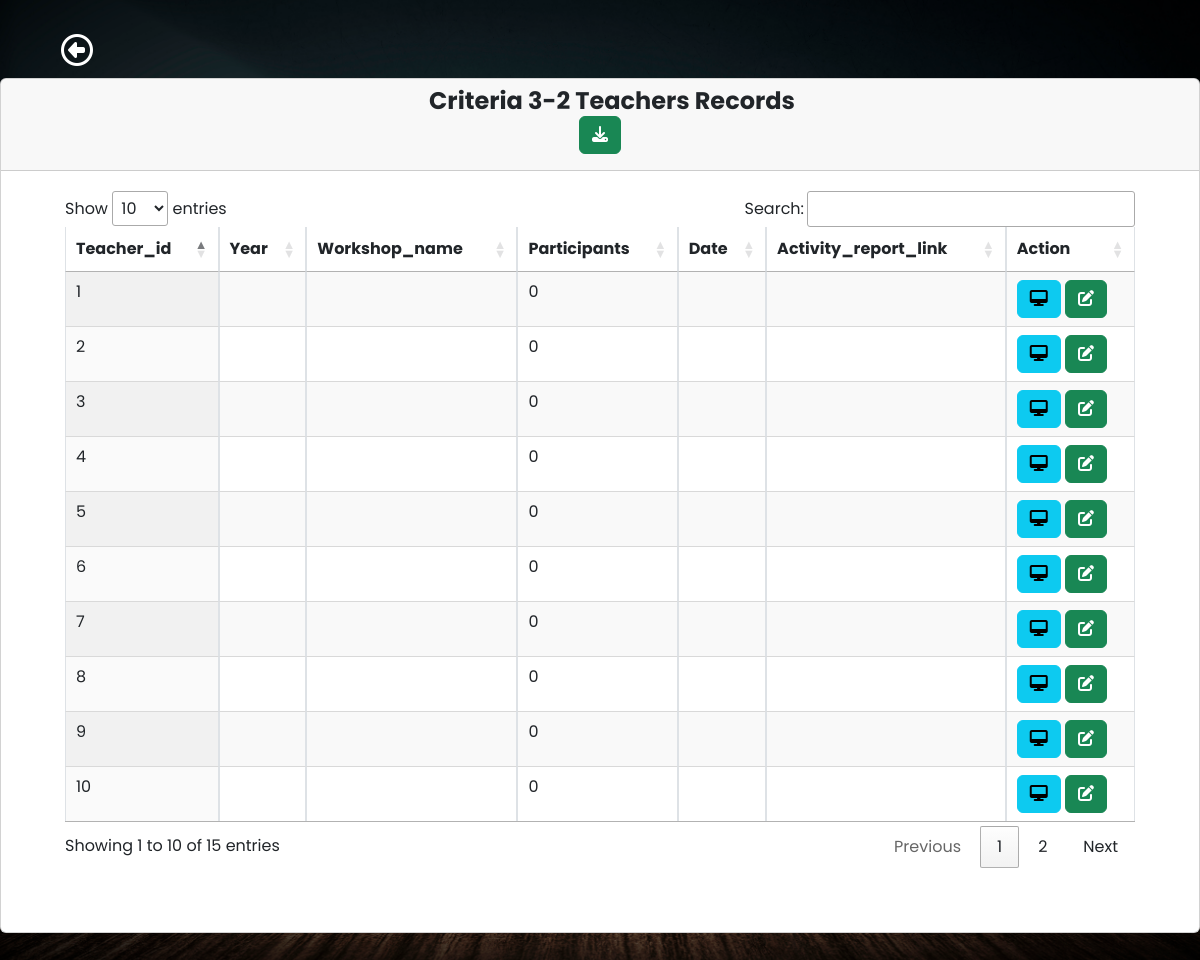
The page /criteria/criteria3-3.php on the database its author committed.
### tables this page shows
CREATE TABLE `teacherform` (
  `teacher_id` int(10) NOT NULL,
  `teacherName` varchar(100) NOT NULL,
  `pan` varchar(100) NOT NULL,
  `designation` varchar(50) NOT NULL,
  `appointmentYear` int(40) NOT NULL,
  `appointmentNature` varchar(100) NOT NULL,
  `departmentName` varchar(70) NOT NULL,
  `experienceYears` int(10) NOT NULL,
  `stillServing1` varchar(100) NOT NULL,
  `teacherNamePhD` varchar(100) NOT NULL,
  `qualificationYear` varchar(10) NOT NULL,
  `recognizedGuide` varchar(10) NOT NULL,
  `recognitionYear` int(10) NOT NULL,
  `stillServing2` varchar(10) NOT NULL,
  `researchScholar` varchar(100) NOT NULL,
  `registrationYear` int(10) NOT NULL,
  `guideAllotmentLink` date NOT NULL,
  `programmeName` varchar(50) NOT NULL,
  `programmeCode` varchar(50) NOT NULL,
  `semesterYear` varchar(10) NOT NULL,
  `lastExamDate` date NOT NULL,
  `resultDate` date NOT NULL,
  `programCode` varchar(10) NOT NULL,
  `programName` varchar(100) NOT NULL,
  `studentsAppeared` int(100) NOT NULL,
  `studentsPassed` int(100) NOT NULL,
  `teacherNameSeedMoney` varchar(100) NOT NULL,
  `seedAmount` int(10) NOT NULL,
  `yearReceived` int(10) NOT NULL,
  `policyLink` varchar(100) NOT NULL,
  `teacherNameAward` varchar(100) NOT NULL,
  `awardName` varchar(100) NOT NULL,
  `awardYear` int(10) NOT NULL,
  `awardingAgency` varchar(100) NOT NULL,
  `roomName` varchar(255) NOT NULL,
  `ictFacility` varchar(255) NOT NULL,
  `photoLink` varchar(255) NOT NULL,
  `timetable` varchar(255) NOT NULL,
  `year` varchar(10) NOT NULL,
  `budget` int(10) NOT NULL,
  `expenditure` int(10) NOT NULL,
  `totalExpenditure` int(10) NOT NULL,
  `maintenanceAcademic` int(10) NOT NULL,
  `maintenancePhysical` int(10) NOT NULL,
  `module` varchar(255) NOT NULL,
  `platform` varchar(255) NOT NULL,
  `launchDate` date NOT NULL,
  `documentLink` varchar(255) NOT NULL,
  `facility` varchar(255) NOT NULL,
  `developmentFacility` varchar(255) NOT NULL,
  `videoLink` varchar(255) NOT NULL,
  `scheme_name` varchar(255) NOT NULL,
  `gov_students` int(11) NOT NULL,
  `gov_amount` decimal(10,2) NOT NULL,
  `ngo_students` int(11) NOT NULL,
  `ngo_amount` decimal(10,2) NOT NULL,
  `ngo_name` varchar(255) NOT NULL,
  `capacity_programme` varchar(255) NOT NULL,
  `implementationDate` date NOT NULL,
  `enrolledStudents` int(11) NOT NULL,
  `agencies` text NOT NULL,
  `activity_name` varchar(255) NOT NULL,
  `students_attended` int(11) NOT NULL,
  `students_placed` int(11) NOT NULL,
  `eventDate` date NOT NULL,
  `teamIndividual` varchar(255) NOT NULL,
  `competitionLevel` varchar(255) NOT NULL,
  `eventName` varchar(255) NOT NULL,
  `pi_co_pi_name` varchar(255) NOT NULL,
  `funding_agency` varchar(255) NOT NULL,
  `type` varchar(100) NOT NULL,
  `department` varchar(255) NOT NULL,
  `funds_provided` int(10) NOT NULL,
  `duration` varchar(100) NOT NULL,
  `workshop_name` varchar(255) NOT NULL,
  `participants` int(11) NOT NULL,
  `date` varchar(100) NOT NULL,
  `activity_report_link` varchar(255) NOT NULL,
  `author_name` varchar(255) NOT NULL,
  `journal_name` varchar(255) NOT NULL,
  `publication_year` int(11) NOT NULL,
  `issn_number` varchar(255) NOT NULL,
  `journal_website` varchar(255) NOT NULL,
  `article_link` varchar(255) NOT NULL,
  `listing_status` varchar(255) NOT NULL,
  `teacher_consultants` varchar(255) NOT NULL,
  `project_name` varchar(255) NOT NULL,
  `agency_details` varchar(255) NOT NULL,
  `revenue_generated` decimal(10,2) NOT NULL,
  `trainees` int(11) NOT NULL,
  `teachers_staff_names` varchar(255) NOT NULL,
  `facilities_name_department` varchar(255) NOT NULL,
  `consultancy_name` varchar(255) NOT NULL,
  `total_amount_spent` int(10) NOT NULL,
  `organizing_unit` varchar(255) NOT NULL,
  `role` varchar(50) NOT NULL,
  `year_placement` varchar(4) NOT NULL,
  `studentName_placement` varchar(255) NOT NULL,
  `programGraduated_placement` varchar(255) NOT NULL,
  `employerName` varchar(255) NOT NULL,
  `payPackage` varchar(255) NOT NULL,
  `studentName_higher_education` varchar(255) NOT NULL,
  `institutionJoined` varchar(255) NOT NULL,
  `programAdmitted` varchar(255) NOT NULL,
  `e_governance` varchar(255) NOT NULL,
  `conference_name` varchar(255) NOT NULL,
  `conferenceName` varchar(255) NOT NULL,
  `professionalBody` varchar(255) NOT NULL,
  `amount` int(10) NOT NULL,
  `roles` varchar(255) NOT NULL,
  `from_date` date NOT NULL,
  `to_date` date NOT NULL,
  `program_title` varchar(255) NOT NULL
);

### criteria/criteria3-3.php (the view, shortened to what this page needs)
<?php
require 'dbcon.php';
?>
<!doctype html>
<html lang="en">
<head>
    <link href="https://cdn.jsdelivr.net/npm/bootstrap@5.1.3/dist/css/bootstrap.min.css" rel="stylesheet">
    <link rel="stylesheet" href="https://cdn.datatables.net/1.10.2/css/jquery.dataTables.min.css">
    <link rel="stylesheet" href="https://pro.fontawesome.com/releases/v5.10.0/css/all.css">
    <?php
    include('../students/includes/header1.php');
    ?>
</head>
<body>
    <div class="wrapper">
        <div class="main">
            <nav class="navbar navbar-expand">
                <a href="../criteria/criteria.php" class="btn btn-2xl mx-5 mt-4"><i class="fa-regular fa-circle-left fa-2xl" style="color: #fff;"></i></a>
            </nav>
            <main class="content ">
                <div class=" mb-5">
                    <div class="row">
                        <div class="col-md-12">
                            <div class="card">
                                <div class="card-header">
                                    <h4 class="text-center">&emsp;<b>Criteria 3-2 Teachers Records</b>
                                    <form method="post" action="../excel/Excel copy 15.php">
                                            <button type="submit" class="btn btn-success btn pull-right" name="export_excel"><i class="fas fa-download"></i></button>
                                        </form>
                                    </h4>
                                </div>
                                <div class="card-body m-5 mt-1">
                                    <table id="example" class="display table table-striped table-bordered table-hover" cellspacing="0" width="100%">
                                        <thead>
                                            <tr>
                                                <?php
                                                $query = "SELECT  teacher_id,year,workshop_name,participants,date,activity_report_link FROM teacherform LIMIT 1";
                                                $query_run = mysqli_query($conn, $query);
                                                $row = mysqli_fetch_assoc($query_run);
                                                foreach ($row as $key => $value) {
                                                    echo "<th>" . ucfirst($key) . "</th>";
                                                }
                                                ?>
                                                <th>Action</th>
                                            </tr>
                                        </thead>
                                        <tbody>
                                            <?php
                                            $query = "SELECT  teacher_id,year,workshop_name,participants,date,activity_report_link FROM teacherform";
                                            $query_run = mysqli_query($conn, $query);
                                            if (mysqli_num_rows($query_run) > 0) {
                                                while ($teacher = mysqli_fetch_assoc($query_run)) {
                                            ?>
                                                    <tr>
                                                        <?php
                                                        foreach ($teacher as $data) {
                                                            echo "<td>" . $data . "</td>";
                                                        }
                                                        ?>
                                                        <td>
                                                            <a href="teacher-view.php?id=<?= $teacher['teacher_id']; ?>" class="btn btn-info btn-xs"><i class="fas fa-desktop "></i></a>
                                                            <a href="teacher-edit.php?id=<?= $teacher['teacher_id']; ?>" class="btn btn-success btn-xs"><i class="fas fa-edit"></i></a>
                                                        </td>
                                                    </tr>
                                            <?php
                                                }
                                            } else {
                                                echo "<tr><td colspan='4'>No Record Found</td></tr>";
                                            }
                                            ?>
                                        </tbody>
                                    </table>
                                </div>
                            </div>
                        </div>
                    </div>
                </div>
            </main>
        </div>
    </div>
</body>
</html>

### students/includes/header1.php (style rules this page uses)
body { font-family: 'Poppins', sans-serif; margin: 0; background-image: url("../img/background-image.jpg"); background-repeat: no-repeat; background-position: center bottom; background-size: cover; }
a { cursor: pointer; text-decoration: none; font-family: 'Poppins', sans-serif; }
.wrapper { align-items: stretch; display: flex; width: 100%; }
.main { display: flex; flex-direction: column; min-height: 100vh; width: 100%; overflow: hidden; transition: all 0.35s ease-in-out; }
.content { flex: 1; max-width: 100vw; width: 100vw; }
@media (min-width:768px) { .content { width: auto; } }

### rows shown on the page
teacherform: teacher_id "1", participants "0"
teacherform: teacher_id "2", participants "0"
teacherform: teacher_id "3", participants "0"
teacherform: teacher_id "4", participants "0"
teacherform: teacher_id "5", participants "0"
teacherform: teacher_id "6", participants "0"
teacherform: teacher_id "7", participants "0"
teacherform: teacher_id "8", participants "0"
teacherform: teacher_id "9", participants "0"
teacherform: teacher_id "10", participants "0"

### other values the page prints
$key "Teacher_id"
$key "Year"
$key "Workshop_name"
$key "Participants"
$key "Date"
$key "Activity_report_link"
